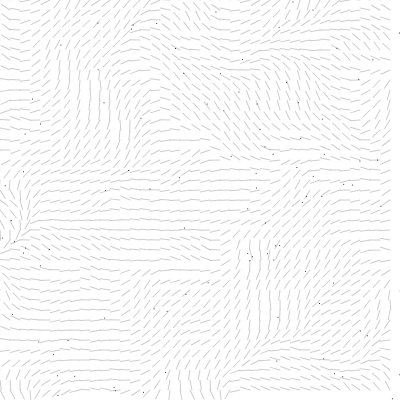
Frame 1 (no input)
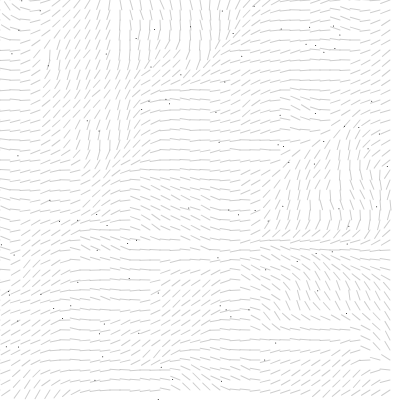
Frame 60 (no input)
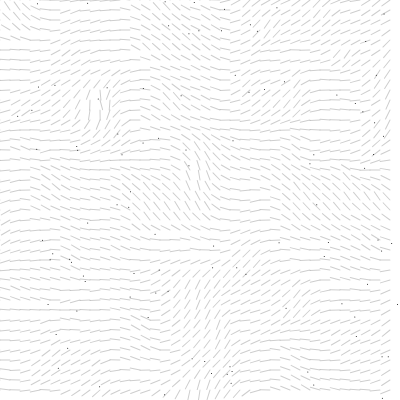
Frame 120 (the mouse pressed at the canvas centre since frame 60)

The p5.js sketch that drew these frames (run headless with seeded random() and noise() and a simulated clock; from frame 60 on, the mouse is pressed at the canvas centre):

// p5.js sketch
// ── sketch.js
var inc = 0.1;
var scl = 10;
var cols, rows;
var fr;
var zoff = 0;

var particles = [];

function setup() {
  createCanvas(400, 400);
  //pixelDensity(1);
  cols = floor(width / scl);
  rows = floor(height / scl);
  fr = createP('');

  for (var i = 0; i < 100; i++) {
    particles[i] = new Particle();
  }
}

function draw() {
    background(255);
    // randomSeed(10);
  var yoff = 0;
  for (y= 0; y < rows; y++) {
    var xoff = 0;
    for (x = 0; x < cols; x++) {
      var index = (x + y * width) * 4;
      var angle = noise(xoff, yoff, zoff) * TWO_PI;
      var v = p5.Vector.fromAngle(angle);
      xoff += inc;
      stroke(0, 50);
      push();
      translate(x * scl, y * scl);
      rotate(v.heading());
      line(0, 0, scl, 0);
      pop();

    //   fill(angle);
    //   rect(x * scl, y * scl, scl, scl);
      
    //   noiseDetail(4);
    }
    
    yoff += inc;
    zoff += 0.002;
  }
for (var i = 0; i < particles.length; i++) {
  particles[i].update();
  particles[i].show();
  particles[i].edges();
}
  
//   start += inc;
fr.html(floor(frameRate()));
}
// ── lines-and-particles.js
// particles.js
function Particle() {
    this.pos = createVector(random(width), random(height)); 
    this.vel = p5.Vector.random2D(); 
    this.acc = createVector(0, 0); 
 
    this.update = function() {
         this.vel.add(this.acc);
         this.pos.add(this.vel);
         this.acc.mult(0);
    }
 
    this.applyForce = function(force) {
     this.acc.add(force);
    }
 
    this.show = function() {
     stroke(0);
     point(this.pos.x, this.pos.y);
    }
 
    this.edges = function() {
     if (this.pos.x > width) this.pos.x = 0;
     if (this.pos.x < 0) this.pos.x = width;
     if (this.pos.y > height) this.pos.y = 0;
     if (this.pos.y < 0) this.pos.y = height;
    }
 }

// sketch.js
var inc = 0.1;
var scl = 10;
var cols, rows;
var fr;
var zoff = 0;

var particles = [];

function setup() {
  createCanvas(400, 400);
  //pixelDensity(1);
  cols = floor(width / scl);
  rows = floor(height / scl);
  fr = createP('');

  for (var i = 0; i < 100; i++) {
    particles[i] = new Particle();
  }
}

function draw() {
    background(255);
    // randomSeed(10);
  var yoff = 0;
  for (y= 0; y < rows; y++) {
    var xoff = 0;
    for (x = 0; x < cols; x++) {
      var index = (x + y * width) * 4;
      var angle = noise(xoff, yoff, zoff) * TWO_PI;
      var v = p5.Vector.fromAngle(angle);
      xoff += inc;
      stroke(0, 50);
      push();
      translate(x * scl, y * scl);
      rotate(v.heading());
      line(0, 0, scl, 0);
      pop();

    //   fill(angle);
    //   rect(x * scl, y * scl, scl, scl);
      
    //   noiseDetail(4);
    }
    
    yoff += inc;
    zoff += 0.002;
  }
for (var i = 0; i < particles.length; i++) {
  particles[i].update();
  particles[i].show();
  particles[i].edges();
}
  
//   start += inc;
fr.html(floor(frameRate()));
}
// ── particle.js
function Particle() {
   this.pos = createVector(random(width), random(height)); 
   this.vel = p5.Vector.random2D(); 
   this.acc = createVector(0, 0); 

   this.update = function() {
        this.vel.add(this.acc);
        this.pos.add(this.vel);
        this.acc.mult(0);
   }

   this.applyForce = function(force) {
    this.acc.add(force);
   }

   this.show = function() {
    stroke(0);
    point(this.pos.x, this.pos.y);
   }

   this.edges = function() {
    if (this.pos.x > width) this.pos.x = 0;
    if (this.pos.x < 0) this.pos.x = width;
    if (this.pos.y > height) this.pos.y = 0;
    if (this.pos.y < 0) this.pos.y = height;
   }
}
